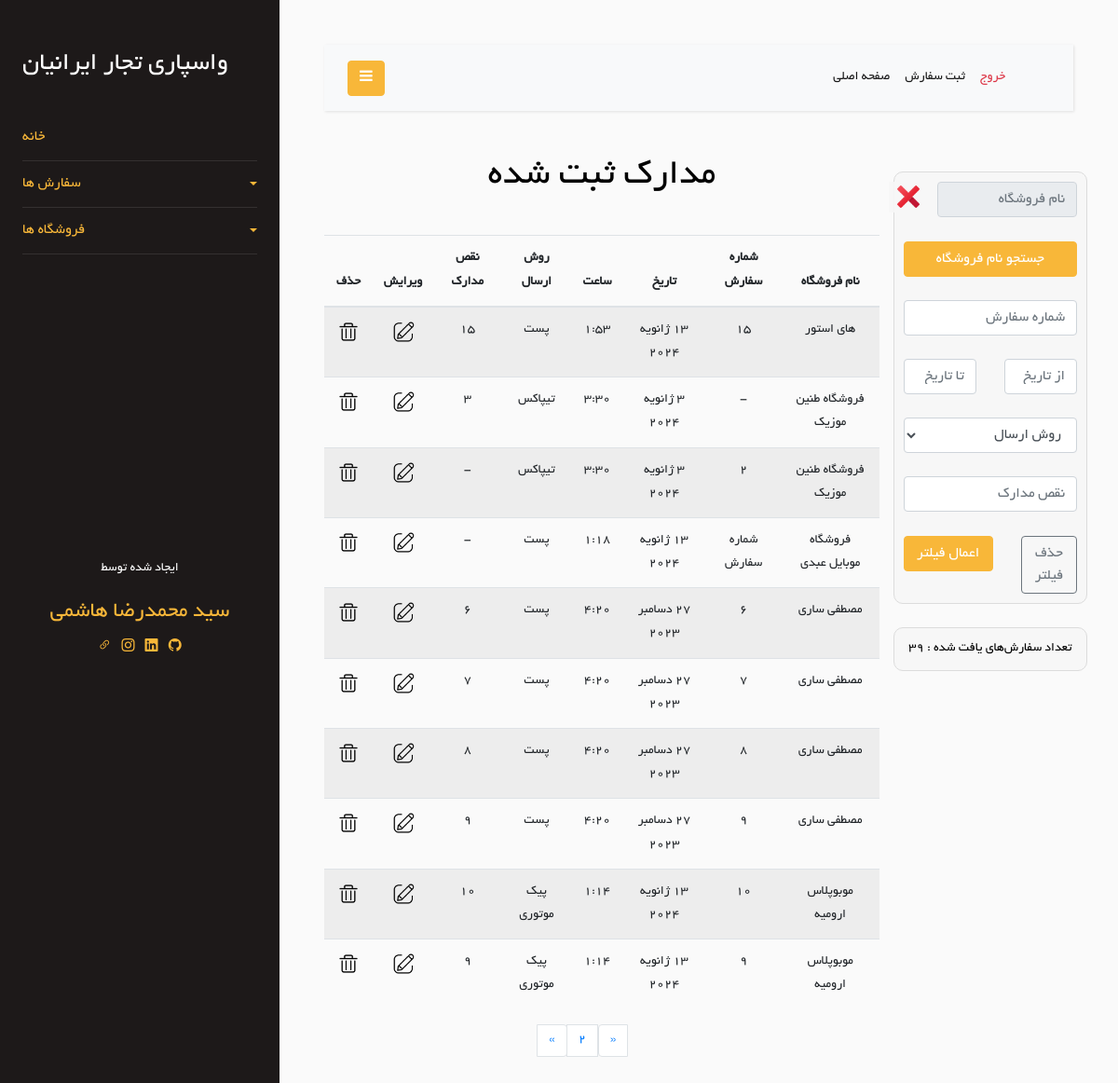
Screenshot of /Order/show-orders?page=2 (signed in) with the database file from the repository.
### Order/models.py (models this page shows)
class Order(models.Model):
    store = models.ForeignKey(Store, on_delete=models.CASCADE)
    order_number = models.TextField(blank=True, null=True)
    shipping_method = models.ForeignKey(ShippingMethod, on_delete=models.CASCADE, null=True, blank=True)
    date = models.DateField(null=True, blank=True)
    time = models.TimeField(null=True, blank=True)
    document_defects = models.CharField(max_length=200, blank=True, null=True)
    is_delete = models.BooleanField(default=False)
    class Meta:
        verbose_name = "Order"

class ShippingMethod(models.Model):
    en_name = models.CharField(max_length=20)
    fa_name = models.CharField(max_length=20)
    def __str__(self):
        return self.fa_name
    class Meta:
        verbose_name = "Shipping Method"
    class Meta:
        verbose_name = 'Shipping Method'

### Store/models.py (models this page shows, shortened)
class Store(models.Model):
    store_name = models.CharField(max_length=100)
    is_active = models.BooleanField(default=True)
    is_delete = models.BooleanField(default=False)
    class Meta:
        db_table = 'Store'

### Order/views.py (the view)
# urls.py: path('show-orders', views.show_order, name='show-orders'),
@login_required
def show_order(request):
    is_filter = False
    orders = Order.objects.filter(is_delete=False).order_by('-id')
    orders_len = len(orders)
    stores = Store.objects.all()
    filter_order = filterOrderForm(request.POST)
    per_page = 10
    paginator = Paginator(orders, per_page)
    page = request.GET.get('page')
    try:
        orders = paginator.page(page)
    except PageNotAnInteger:
        orders = paginator.page(1)
    except EmptyPage:
        orders = paginator.page(paginator.num_pages)
    context = {
        'orders': orders,
        'FilterOrderForm': filter_order,
        'stores': stores,
        'is_filter': is_filter,
        'orders_len': orders_len,
    }
    return render(request, 'Order/show-orders.html', context)

### Order/templates/Order/show-orders.html (shortened to what this page needs)
{% extends 'base/layout.html' %}
{% load static %}
{% load jformat %}
{% block header-link %}
    <link rel="stylesheet" href="{% static 'css/Order/show-orders.css' %}"/>
{% endblock %}
{% block mian %}
    <div class="row">
        <div class="col-md-3 text-center">
            <br/>
            <div class="row">
                <div class="col-12 action_box">
                    <form method="post" action="{% url 'filter_orders' %}">
                        <div class="row">
                            <div class="col-10">
                                <input type="text" placeholder="نام فروشگاه" class="form-control" readonly
                                       id="fake_store_id_input" required>
                            </div>
                            <div class="col-2">
                                <button type="button" onclick="remove_from_input()" id="remove-btn">
                                    <img id="remove-icon" src="{% static 'icon/icons8-delete-48.png' %}">
                                </button>
                            </div>
                        </div>
                        <br/>
                        <div class="row">
                            <div class="col-12">
                                <button type="button" onclick="show_stores()" class="btn btn-primary" id="search-btn"
                                        style="width: 100%">
                                    جستجو نام فروشگاه
                                </button>
                            </div>
                        </div>
                        <br/>
                        <div class="row">
                            <div class="col-12">
                                {{ FilterOrderForm.order_number }}
                            </div>
                        </div>
                        <br/>
                        <div class="row">
                            <div class="col-6">
                                {{ FilterOrderForm.from_date }}
                            </div>
                            <div class="col-6">
                                {{ FilterOrderForm.to_date }}
                            </div>
                        </div>
                        <br/>
                        <div class="row">
                            <div class="col-12">
                                {{ FilterOrderForm.shipping_method }}
                            </div>
                        </div>
                        <br/>
                        <div class="row">
                            <div class="col-12">
                                {{ FilterOrderForm.document_defects }}
                            </div>
                        </div>
                        <br/>
                        <div class="row">
                            <div class="col-5">
                                <a class="btn btn-outline-secondary" href="{% url 'show-orders' %}" style="width: 100%">حذف
                                    فیلتر</a>
                            </div>
                            <div class="col-7">
                                <button class="btn btn-primary" type="submit" style="width: 100%">اعمال فیلتر</button>
                            </div>
                        </div>
                    </form>
                </div>
            </div>
            <br/>
            <div class="row">
                <div class="col-12 action_box">
                    <p style="margin: 0; color: black">تعداد سفارش‌های یافت شده : {{ orders_len }}</p>
                </div>
            </div>
            <br/>
            <br/>
        </div>
        <div class="col-md-9 text-center">
            <h1>مدارک ثبت شده{% if is_filter %} (فیلتر شده) {% endif %}</h1>
            <br/>
            <div class="row">
                <div class="col-12">
                    <div class="table-responsive">
                        <table class="table table-striped">
                            <thead>
                            <tr>
                                <th>نام فروشگاه</th>
                                <th>شماره سفارش</th>
                                <th>تاریخ</th>
                                <th>ساعت</th>
                                <th>روش ارسال</th>
                                <th>نقص مدارک</th>
                                <th>ویرایش</th>
                                <th>حذف</th>
                            </tr>
                            </thead>
                            <tbody>
                            {% for order in orders %}
                                <tr>
                                    <td>{{ order.store.store_name }}</td>
                                    {% if order.order_number %}
                                        <td>{{ order.order_number }}</td>
                                    {% else %}
                                        <td>-</td>
                                    {% endif %}
                                    <td>
                                        {{ order.date|jformat:"%d / %m / %Y" }}
                                    </td>
                                    <td>{{ order.time }}</td>
                                    <td>{{ order.shipping_method }}</td>
                                    {% if order.document_defects %}
                                        <td>{{ order.document_defects }}</td>
                                    {% else %}
                                        <td>-</td>
                                    {% endif %}
                                    <td>
                                        <a href="{% url 'update_order' order_id=order.id %}">
                                            <img class="icon" src="{% static 'Order/image/edit-icon.png' %}"/>
                                        </a>
                                    </td>
                                    <td>
                                        <a href="{% url 'delete_order' order_id=order.id %}" onclick="confirmDelete(event)">
                                            <img class="icon" src="{% static 'Order/image/delete-icon.png' %}"/>
                                        </a>
                                    </td>
                                </tr>
                            {% endfor %}
                            </tbody>
                        </table>
                    </div>
                </div>
            </div>
            {% if not is_filter %}
                <div class="row ">
                    <div class="col-4"></div>
                    <div class="col-4">
                        <nav aria-label="Page navigation example">
                            <ul class="pagination justify-content-center">
                                {% if orders.has_previous %}
                                    <li class="page-item">
                                        <a class="page-link" href="?page={{ orders.previous_page_number }}"
                                           aria-label="Previous">
                                            <span aria-hidden="true">&laquo;</span>
                                        </a>
                                    </li>
                                {% endif %}
                                <li class="page-item"><a class="page-link active" href="#">{{ orders.number }}</a></li>
                                {% if orders.has_next %}
                                    <li class="page-item">
                                        <a class="page-link" href="?page={{ orders.next_page_number }}"
                                           aria-label="Next">
                                            <span aria-hidden="true">&raquo;</span>
                                        </a>
                                    </li>
                                {% endif %}
                            </ul>
                        </nav>
                    </div>
                    <div class="col-4"></div>
                </div>
            {% endif %}
        </div>
    </div>
{% endblock %}

### Order/static/css/Order/show-orders.css (style rules this page uses)
.action_box { background-color: rgba(248, 248, 248, 0.89); padding: 10px; border-radius: 10px; border:1px solid gainsboro ; }
.icon { width: 28px; }
#remove-btn { border: none; background-color: rgba(248, 248, 248, 0.89); margin-right: -20px; }
#remove-icon { width: 30px; }
form { direction: rtl; }

### rows the page displays
Order: store.store_name "های استور", order_number "15", date|jformat "13 ژانویه 2024", time "1:53", shipping_method "پست", document_defects "15"
Order: store.store_name "فروشگاه طنین موزیک", date|jformat "3 ژانویه 2024", time "3:30", shipping_method "تیپاکس", document_defects "3"
Order: store.store_name "فروشگاه طنین موزیک", order_number "2", date|jformat "3 ژانویه 2024", time "3:30", shipping_method "تیپاکس"
Order: store.store_name "فروشگاه موبایل عبدی", order_number "شماره سفارش", date|jformat "13 ژانویه 2024", time "1:18", shipping_method "پست"
Order: store.store_name "مصطفی ساری", order_number "6", date|jformat "27 دسامبر 2023", time "4:20", shipping_method "پست", document_defects "6"
Order: store.store_name "مصطفی ساری", order_number "7", date|jformat "27 دسامبر 2023", time "4:20", shipping_method "پست", document_defects "7"
Order: store.store_name "مصطفی ساری", order_number "8", date|jformat "27 دسامبر 2023", time "4:20", shipping_method "پست", document_defects "8"
Order: store.store_name "مصطفی ساری", order_number "9", date|jformat "27 دسامبر 2023", time "4:20", shipping_method "پست", document_defects "9"
Order: store.store_name "موبوپلاس ارومیه", order_number "10", date|jformat "13 ژانویه 2024", time "1:14", shipping_method "پیک موتوری", document_defects "10"
Order: store.store_name "موبوپلاس ارومیه", order_number "9", date|jformat "13 ژانویه 2024", time "1:14", shipping_method "پیک موتوری", document_defects "9"

### other values shown
{{ orders_len }} "39"
{{ orders.number }} "2"
